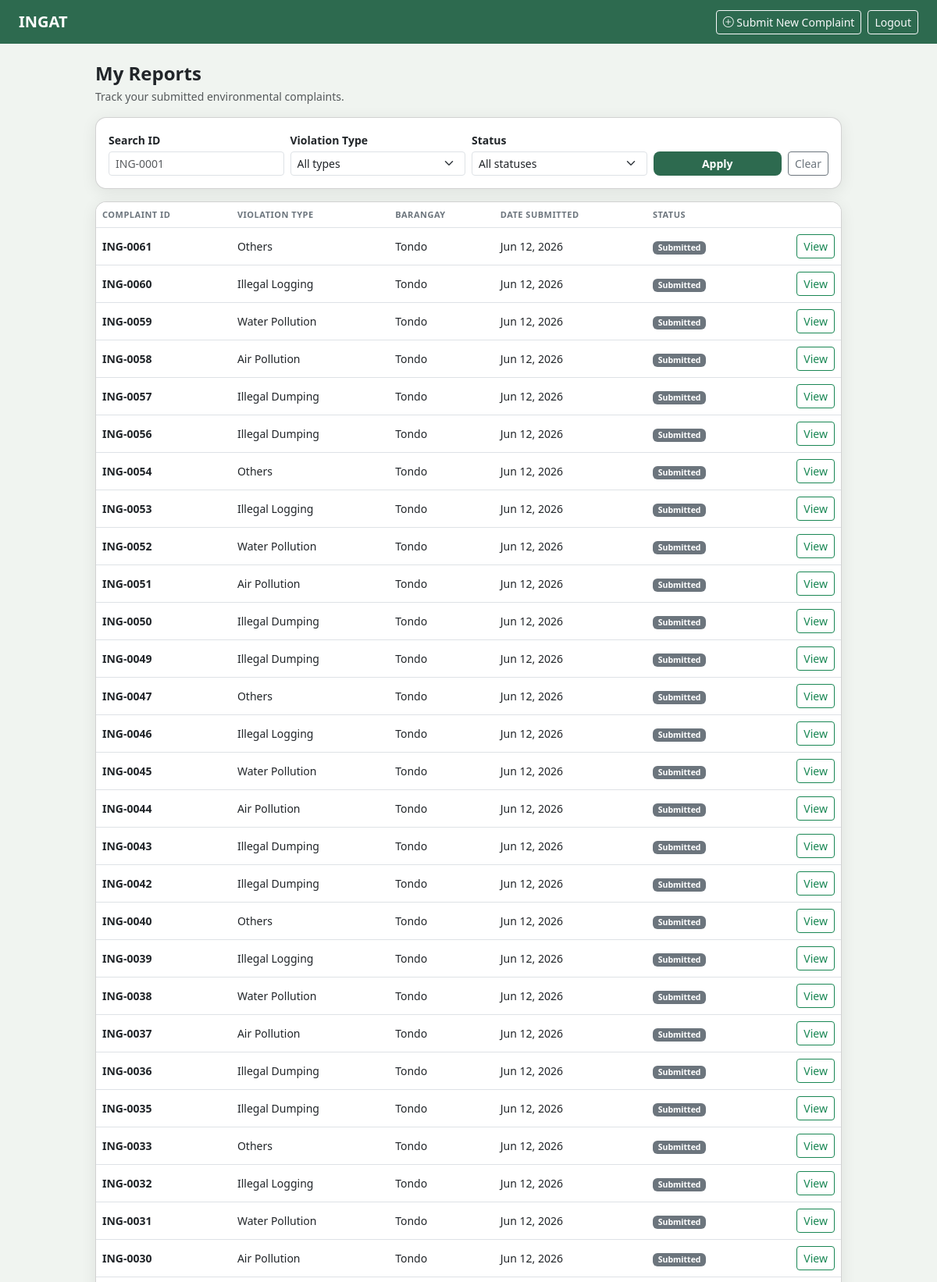
The app's page /user/my-reports (signed in, upper part) with its own data.
### models.py (models this page shows)
class Complaint(db.Model):
    __tablename__ = 'complaints'
    id = db.Column(db.Integer, primary_key=True)
    user_id = db.Column(db.Integer, db.ForeignKey('users.id'), nullable=False)
    agency_id = db.Column(db.Integer, db.ForeignKey('agencies.id'), nullable=True)
    violation_type = db.Column(db.String(100), nullable=False)
    street_address = db.Column(db.String(255), nullable=False)
    barangay = db.Column(db.String(100), nullable=False)
    municipality = db.Column(db.String(100), nullable=False)
    date_incident = db.Column(db.Date, nullable=False)
    description = db.Column(db.Text, nullable=False)
    photo_path = db.Column(db.String(255), nullable=True)
    generated_letter = db.Column(db.Text, nullable=True)
    letter_generated = db.Column(db.Boolean, default=False)
    status = db.Column(db.String(50), default='Submitted')
    created_at = db.Column(db.DateTime, default=datetime.utcnow)
    status_history = db.relationship('StatusHistory', backref='complaint', lazy=True)

### routes/user_routes.py (the view)
@user_bp.route('/my-reports')
@member_required
def my_reports():
    from models import Complaint
    status_filter = request.args.get('status', '').strip()
    violation_filter = request.args.get('violation_type', '').strip()
    search = request.args.get('q', '').strip()
    query = Complaint.query.filter_by(user_id=current_user.id)
    if status_filter:
        query = query.filter_by(status=status_filter)
    if violation_filter:
        query = query.filter_by(violation_type=violation_filter)
    if search:
        normalized = search.upper().replace('#ING-', '').replace('ING-', '').strip()
        try:
            query = query.filter_by(id=int(normalized))
        except ValueError:
            query = query.filter(Complaint.id == -1)
    complaints = query.order_by(Complaint.created_at.desc()).all()
    all_statuses = ['Submitted', 'Under Review', 'Forwarded to Agency', 'Resolved']
    return render_template(
        'user/my_reports.html',
        complaints=complaints,
        status_filter=status_filter,
        violation_filter=violation_filter,
        search=search,
        all_statuses=all_statuses,
        violation_types=ALLOWED_VIOLATION_TYPES,
    )

### routes/auth.py (called while the page is built)
def member_required(fn):
    @login_required
    @wraps(fn)
    def wrapper(*args, **kwargs):
        from models import AdminUser, User
        if isinstance(current_user, AdminUser):
            return redirect(url_for('admin.dashboard'))
        if not isinstance(current_user, User):
            flash('Please log in to continue.', 'danger')
            return redirect(url_for('user.user_login'))
        return fn(*args, **kwargs)
    return wrapper

### templates/user/my_reports.html (shortened to what this page needs)
<!DOCTYPE html>
<html lang="en">
<head>
    <link href="https://cdn.jsdelivr.net/npm/bootstrap@5.3.0/dist/css/bootstrap.min.css" rel="stylesheet">
    <link href="https://cdn.jsdelivr.net/npm/bootstrap-icons@1.10.5/font/bootstrap-icons.css" rel="stylesheet">
</head>
<body>
<nav class="navbar navbar-dark navbar-ingat px-4 py-2">
    <span class="navbar-brand fw-bold">INGAT</span>
    <div class="d-flex align-items-center gap-2">
        <a href="{{ url_for('user.submit_complaint') }}" class="btn btn-outline-light btn-sm">
            <i class="bi bi-plus-circle"></i> Submit New Complaint
        </a>
        <a href="{{ url_for('user.user_logout') }}" class="btn btn-outline-light btn-sm">Logout</a>
    </div>
</nav>
<div class="container py-4" style="max-width: 980px;">
    <div class="d-flex justify-content-between align-items-start mb-3">
        <div>
            <h4 class="fw-bold mb-1">My Reports</h4>
            <p class="text-muted small mb-0">Track your submitted environmental complaints.</p>
        </div>
    </div>
    <div class="card p-3 mb-3">
        <form method="GET" action="{{ url_for('user.my_reports') }}" class="row g-2 align-items-end">
            <div class="col-md-3">
                <label class="form-label small fw-semibold mb-1">Search ID</label>
                <input type="text" name="q" class="form-control form-control-sm"
                       value="{{ search }}" placeholder="ING-0001">
            </div>
            <div class="col-md-3">
                <label class="form-label small fw-semibold mb-1">Violation Type</label>
                <select name="violation_type" class="form-select form-select-sm">
                    <option value="">All types</option>
                </select>
            </div>
            <div class="col-md-3">
                <label class="form-label small fw-semibold mb-1">Status</label>
                <select name="status" class="form-select form-select-sm">
                    <option value="">All statuses</option>
                </select>
            </div>
            <div class="col-md-3 d-flex gap-2">
                <button type="submit" class="btn btn-ingat btn-sm flex-grow-1">Apply</button>
                <a href="{{ url_for('user.my_reports') }}" class="btn btn-outline-secondary btn-sm">Clear</a>
            </div>
        </form>
    </div>
    <div class="card p-0 overflow-hidden">
        {% if complaints %}
        <div class="table-responsive">
            <table class="table table-hover mb-0 align-middle">
                <thead class="bg-light">
                    <tr>
                        <th>Complaint ID</th>
                        <th>Violation Type</th>
                        <th>Barangay</th>
                        <th>Date Submitted</th>
                        <th>Status</th>
                        <th></th>
                    </tr>
                </thead>
                <tbody>
                    {% for c in complaints %}
                    <tr class="report-row" onclick="window.location='{{ url_for('user.report_detail', complaint_id=c.id) }}'">
                        <td class="fw-semibold">ING-{{ '%04d' % c.id }}</td>
                        <td>{{ c.violation_type }}</td>
                        <td>{{ c.barangay }}</td>
                        <td>{{ c.created_at.strftime('%b %d, %Y') }}</td>
                        <td>
                            {% if c.status == 'Submitted' %}
                                <span class="badge badge-submitted">Submitted</span>
                            {% elif c.status == 'Under Review' %}
                                <span class="badge badge-review">Under Review</span>
                            {% elif c.status == 'Forwarded to Agency' %}
                                <span class="badge badge-forwarded">Forwarded</span>
                            {% elif c.status == 'Resolved' %}
                                <span class="badge badge-resolved">Resolved</span>
                            {% else %}
                                <span class="badge bg-secondary">{{ c.status }}</span>
                            {% endif %}
                        </td>
                        <td class="text-end">
                            <a href="{{ url_for('user.report_detail', complaint_id=c.id) }}"
                               class="btn btn-sm btn-outline-success"
                               onclick="event.stopPropagation()">View</a>
                        </td>
                    </tr>
                    {% endfor %}
                </tbody>
            </table>
        </div>
        {% endif %}
    </div>
</div>
</body>
</html>

### templates/user/my_reports.html (style rules this page uses)
body { background-color: #f0f4f0; font-family: 'Segoe UI', sans-serif; }
.navbar-ingat { background-color: #2D6A4F; }
.card { border-radius: 14px; box-shadow: 0 4px 20px rgba(0,0,0,0.08); }
.btn-ingat { background-color: #2D6A4F; color: #fff; border: none; border-radius: 8px; font-weight: 600; }
.table th { font-size: 11px; text-transform: uppercase; letter-spacing: .5px; color: #6c757d; }
.table td { font-size: 14px; vertical-align: middle; }
.badge-submitted { background: #6c757d; }
.report-row { cursor: pointer; }

### records on screen
Complaint: id "0061", violation_type "Others", barangay "Tondo", created_at "Jun 12, 2026", status "Submitted"
Complaint: id "0060", violation_type "Illegal Logging", barangay "Tondo", created_at "Jun 12, 2026", status "Submitted"
Complaint: id "0059", violation_type "Water Pollution", barangay "Tondo", created_at "Jun 12, 2026", status "Submitted"
Complaint: id "0058", violation_type "Air Pollution", barangay "Tondo", created_at "Jun 12, 2026", status "Submitted"
Complaint: id "0057", violation_type "Illegal Dumping", barangay "Tondo", created_at "Jun 12, 2026", status "Submitted"
Complaint: id "0056", violation_type "Illegal Dumping", barangay "Tondo", created_at "Jun 12, 2026", status "Submitted"
Complaint: id "0054", violation_type "Others", barangay "Tondo", created_at "Jun 12, 2026", status "Submitted"
Complaint: id "0053", violation_type "Illegal Logging", barangay "Tondo", created_at "Jun 12, 2026", status "Submitted"
Complaint: id "0052", violation_type "Water Pollution", barangay "Tondo", created_at "Jun 12, 2026", status "Submitted"
Complaint: id "0051", violation_type "Air Pollution", barangay "Tondo", created_at "Jun 12, 2026", status "Submitted"
Complaint: id "0050", violation_type "Illegal Dumping", barangay "Tondo", created_at "Jun 12, 2026", status "Submitted"
Complaint: id "0049", violation_type "Illegal Dumping", barangay "Tondo", created_at "Jun 12, 2026", status "Submitted"
Complaint: id "0047", violation_type "Others", barangay "Tondo", created_at "Jun 12, 2026", status "Submitted"
Complaint: id "0046", violation_type "Illegal Logging", barangay "Tondo", created_at "Jun 12, 2026", status "Submitted"
Complaint: id "0045", violation_type "Water Pollution", barangay "Tondo", created_at "Jun 12, 2026", status "Submitted"
Complaint: id "0044", violation_type "Air Pollution", barangay "Tondo", created_at "Jun 12, 2026", status "Submitted"
Complaint: id "0043", violation_type "Illegal Dumping", barangay "Tondo", created_at "Jun 12, 2026", status "Submitted"
Complaint: id "0042", violation_type "Illegal Dumping", barangay "Tondo", created_at "Jun 12, 2026", status "Submitted"
Complaint: id "0040", violation_type "Others", barangay "Tondo", created_at "Jun 12, 2026", status "Submitted"
Complaint: id "0039", violation_type "Illegal Logging", barangay "Tondo", created_at "Jun 12, 2026", status "Submitted"
Complaint: id "0038", violation_type "Water Pollution", barangay "Tondo", created_at "Jun 12, 2026", status "Submitted"
Complaint: id "0037", violation_type "Air Pollution", barangay "Tondo", created_at "Jun 12, 2026", status "Submitted"
Complaint: id "0036", violation_type "Illegal Dumping", barangay "Tondo", created_at "Jun 12, 2026", status "Submitted"
Complaint: id "0035", violation_type "Illegal Dumping", barangay "Tondo", created_at "Jun 12, 2026", status "Submitted"
Complaint: id "0033", violation_type "Others", barangay "Tondo", created_at "Jun 12, 2026", status "Submitted"
Complaint: id "0032", violation_type "Illegal Logging", barangay "Tondo", created_at "Jun 12, 2026", status "Submitted"
Complaint: id "0031", violation_type "Water Pollution", barangay "Tondo", created_at "Jun 12, 2026", status "Submitted"
Complaint: id "0030", violation_type "Air Pollution", barangay "Tondo", created_at "Jun 12, 2026", status "Submitted"
